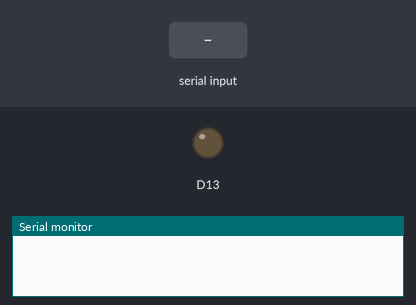
Simulated run of this sketch. Board: Arduino Zero (SAMD21). Shown: output pins drawn as LEDs (lit = HIGH), the last lines printed to the serial monitor. Inputs (shaded band) come from the test bench.

Above: at 1.2 s.
1.3 s: "90,45,200,10,150\n" received over Serial
At 2.0 s:
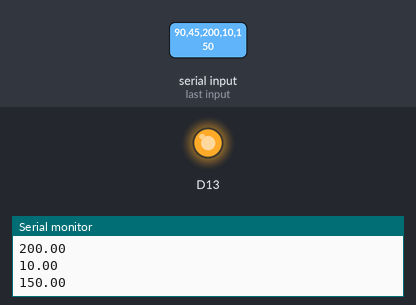
Timing chart, 0 to 4.3 s (numbered marks = the images above; inputs shaded):
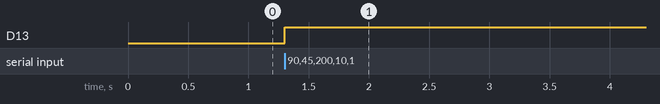

Measured:
- after the input at 1.3 s, D13: LOW → HIGH at once

The sketch:

test_interface.ino
```cpp
void setup() {
  Serial.begin(115200);
  pinMode(13, OUTPUT);
  analogWriteResolution(8);
}

void loop() {
  if (Serial.available()) {
    String cmd = Serial.readStringUntil('\n');

    float volume, duration, feedback, drive, tone;

    int parsed = sscanf(cmd.c_str(), "%f,%f,%f,%f,%f",
                        &volume, &duration, &feedback,
                        &drive, &tone);

    if (parsed == 5) {
      int pwm = volume * 255.0;
      analogWrite(13, pwm);

      // Debug
      Serial.println("Received:");
      Serial.println(volume);
      Serial.println(duration);
      Serial.println(feedback);
      Serial.println(drive);
      Serial.println(tone);
    }
  }
}
```
